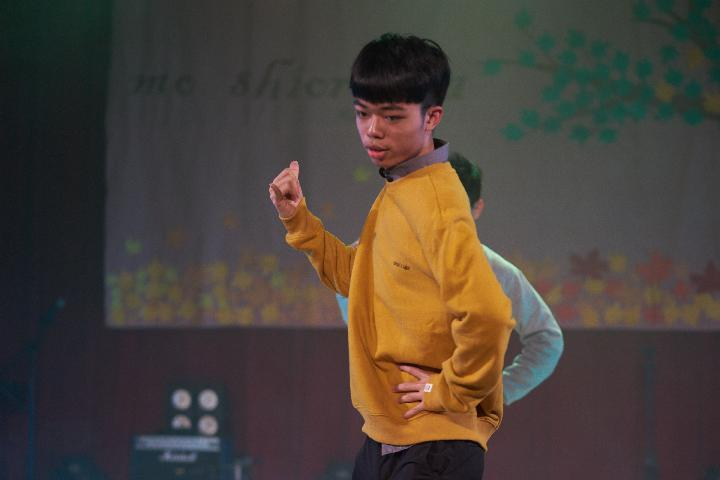
#> input picture python/python_2018/上課資料/20180610/sample.jpg, 720 x 480 px
$ jupyter execute HW.ipynb
#> lines starting #> are read from the running program, lines starting #| are printed output that depends on the picture
[cell 1]
from PIL import Image, ImageFilter

[cell 2]
def rotate90(im):
    return img.rotate(90, expand=True)

[cell 3]
img = Image.open('sample.jpg')
#> img is the input picture: PIL image 720x480 RGB; mean R, G, B 74.8, 65.6, 58.2
img

[cell 4]
rotate90(img)
#> in rotate90, `return img.rotate(90, expand=True)`:
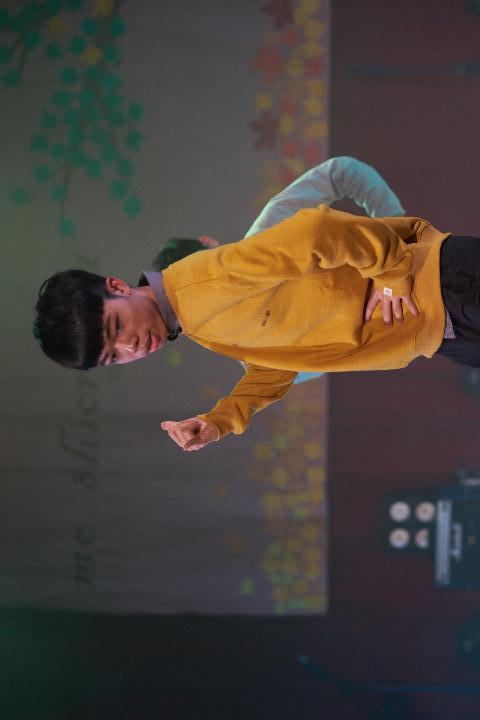
#> returned value: PIL image 480x720 RGB; mean R, G, B 74.8, 65.6, 58.2
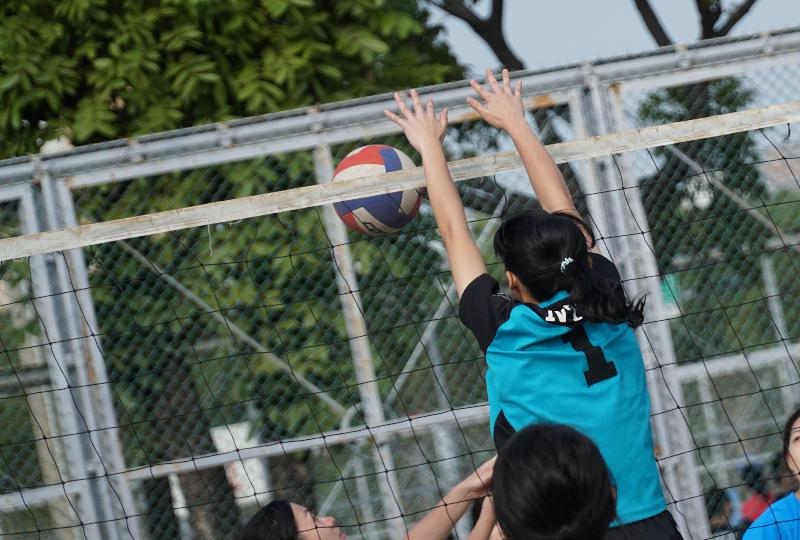
#> input picture python/python_2018/上課資料/20180610/sample2.jpg, 800 x 540 px
#> further down, img2 is the input picture: PIL image 800x540 RGB; mean R, G, B 89.6, 103, 96.4

[cell 5]
def sobel_edge_detect(im):
    img = im.convert('L') #轉成灰階
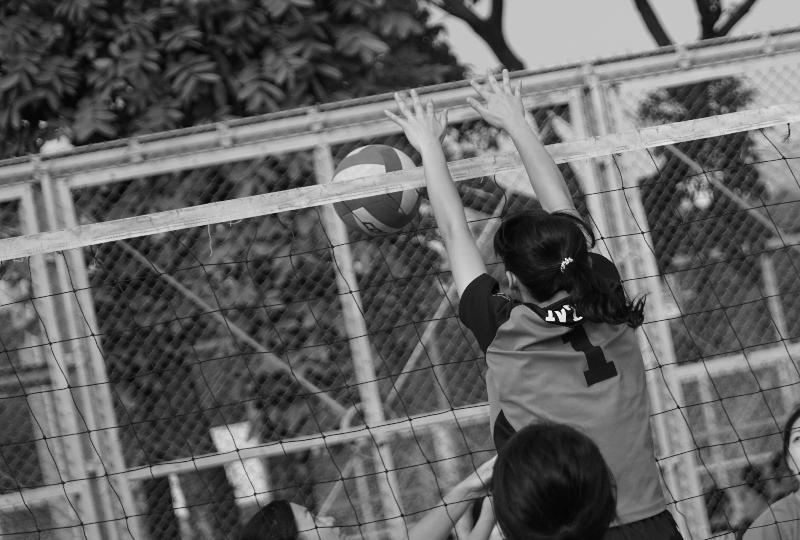
#> img: PIL image 800x540 L; min 0, max 254, mean 98.2


    xkernel = (-1, 0, 1, -2, 0, 2, -1, 0, 1)
    x_filter = ImageFilter.Kernel((3, 3), xkernel, 4)
    im2 = img.filter(x_filter)
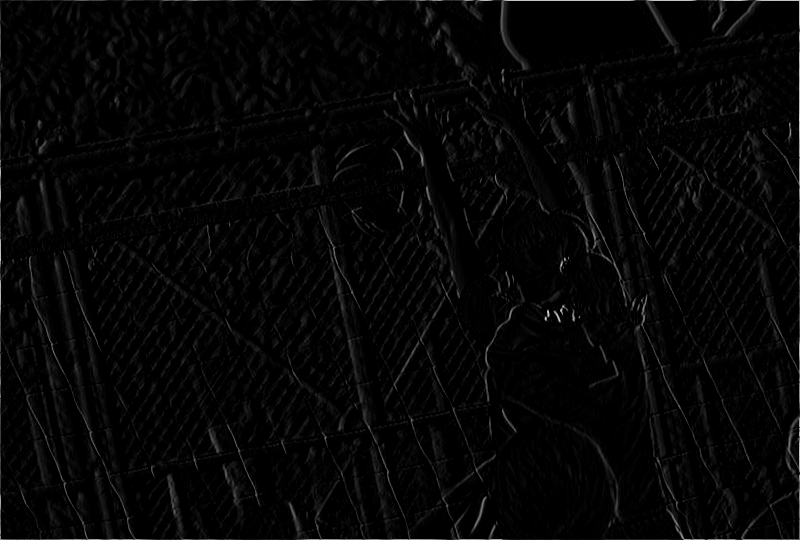
#> im2: PIL image 800x540 L; min 0, max 220, mean 5.8

    ykernel = (1, 2, 1, 0, 0, 0, -1, -2, -1)
    y_filter = ImageFilter.Kernel((3, 3), ykernel, 4)
    im3 = img.filter(y_filter)
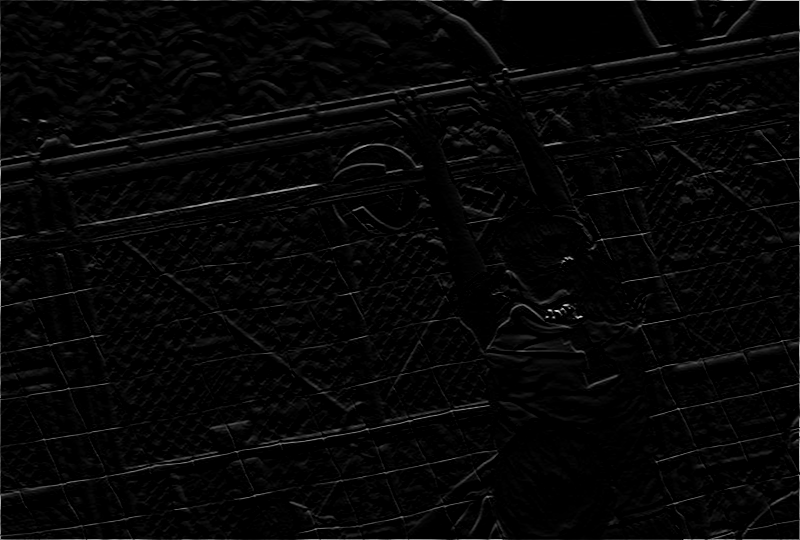
#> im3: PIL image 800x540 L; min 0, max 225, mean 6.2

    W,H = im.size
#> W = 800; H = 540
    for w in range(W):
        for h in range(H):
            sum_value = im2.getpixel((w, h)) + im3.getpixel((w, h))#將 im2 和 im3 的 pixel value 加起來
            if sum_value > 25 :
                im2.putpixel((w, h), 255) #設成白色
            else:
                im2.putpixel((w, h), 0) #設成黑色
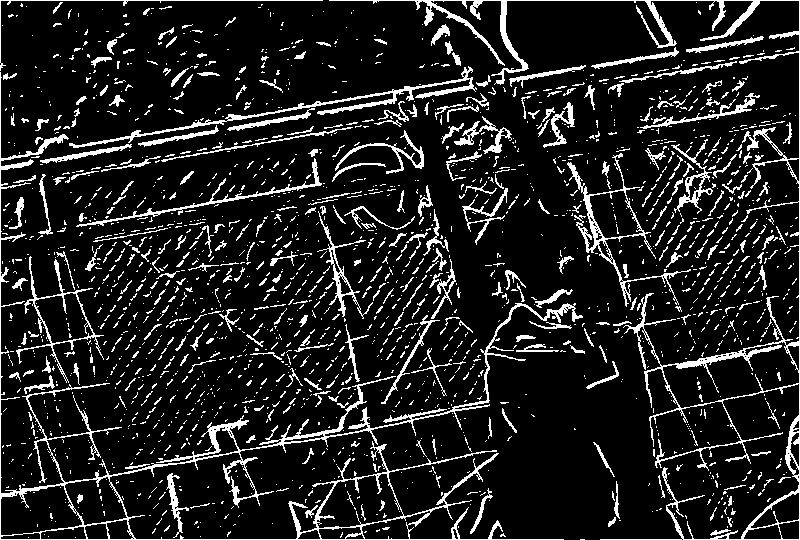
#> im2: PIL image 800x540 L; 12.4% white in thin lines or dots

    return im2

[cell 6]
img2 = Image.open('sample2.jpg')
img2
